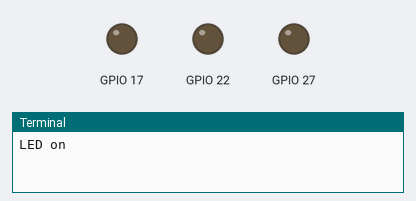
This program was run on a simulated Raspberry Pi (BCM pin numbers). On the bench: output pins drawn as LEDs (lit = HIGH), the last lines printed to the terminal. At 1.0 s the program stops and its outputs stay as they are.

Above: at 0.1 s.
At 1.1 s:
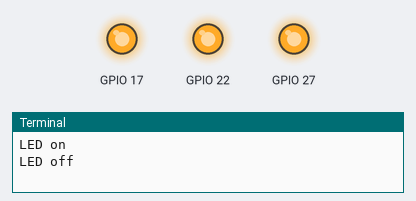
Timing chart, 0 to 2.5 s (numbered marks = the images above):
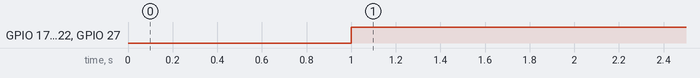

Measured:
- by itself, GPIO 17, GPIO 22, GPIO 27: LOW → HIGH at 1.0 s

The program:

relay.py
```python
import RPi.GPIO as GPIO
import datetime
import time
from time import sleep

GPIO.setmode(GPIO.BCM)
GPIO.setup(17, GPIO.OUT)    #RESET
GPIO.setup(27, GPIO.OUT)    #OPEN
GPIO.setup(22, GPIO.OUT)    #CLOSE

GPIO.setwarnings(False)

print "LED on"
GPIO.output(27,GPIO.LOW)
#GPIO.output(27,GPIO.LOW)
#GPIO.output(27,GPIO.LOW)

time.sleep(1)
print "LED off"
GPIO.output(17,GPIO.HIGH)
GPIO.output(27,GPIO.HIGH)
GPIO.output(22,GPIO.HIGH)
```
